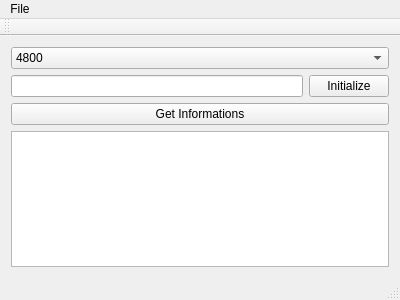
<?xml version="1.0" encoding="UTF-8"?>
<ui version="4.0">
 <class>MainWindow</class>
 <widget class="QMainWindow" name="MainWindow">
  <property name="geometry">
   <rect>
    <x>0</x>
    <y>0</y>
    <width>400</width>
    <height>300</height>
   </rect>
  </property>
  <property name="windowTitle">
   <string>Arduino Serial</string>
  </property>
  <widget class="QWidget" name="centralWidget">
   <property name="sizePolicy">
    <sizepolicy hsizetype="Expanding" vsizetype="Expanding">
     <horstretch>0</horstretch>
     <verstretch>0</verstretch>
    </sizepolicy>
   </property>
   <layout class="QGridLayout" name="gridLayout">
    <item row="0" column="0">
     <widget class="QComboBox" name="comboBox">
      <item>
       <property name="text">
        <string>4800</string>
       </property>
      </item>
      <item>
       <property name="text">
        <string>9600</string>
       </property>
      </item>
      <item>
       <property name="text">
        <string>14400</string>
       </property>
      </item>
      <item>
       <property name="text">
        <string>19200</string>
       </property>
      </item>
      <item>
       <property name="text">
        <string>28800</string>
       </property>
      </item>
      <item>
       <property name="text">
        <string>38400</string>
       </property>
      </item>
      <item>
       <property name="text">
        <string>57600</string>
       </property>
      </item>
      <item>
       <property name="text">
        <string>115200</string>
       </property>
      </item>
     </widget>
    </item>
    <item row="2" column="0">
     <widget class="QPushButton" name="pushButton_GetInf">
      <property name="text">
       <string>Get Informations</string>
      </property>
     </widget>
    </item>
    <item row="1" column="0">
     <layout class="QHBoxLayout" name="horizontalLayout">
      <item>
       <widget class="QLineEdit" name="lineEdit"/>
      </item>
      <item>
       <widget class="QPushButton" name="pushButton_Initialize">
        <property name="text">
         <string>Initialize</string>
        </property>
       </widget>
      </item>
     </layout>
    </item>
    <item row="3" column="0">
     <widget class="QTextBrowser" name="textBrowser"/>
    </item>
   </layout>
  </widget>
  <widget class="QMenuBar" name="menuBar">
   <property name="geometry">
    <rect>
     <x>0</x>
     <y>0</y>
     <width>400</width>
     <height>27</height>
    </rect>
   </property>
   <widget class="QMenu" name="menuFile">
    <property name="title">
     <string>File</string>
    </property>
    <addaction name="actionQuit"/>
   </widget>
   <addaction name="menuFile"/>
  </widget>
  <widget class="QToolBar" name="mainToolBar">
   <attribute name="toolBarArea">
    <enum>TopToolBarArea</enum>
   </attribute>
   <attribute name="toolBarBreak">
    <bool>false</bool>
   </attribute>
  </widget>
  <widget class="QStatusBar" name="statusBar"/>
  <action name="actionQuit">
   <property name="text">
    <string>Quit</string>
   </property>
  </action>
 </widget>
 <layoutdefault spacing="6" margin="11"/>
 <resources/>
 <connections/>
</ui>
